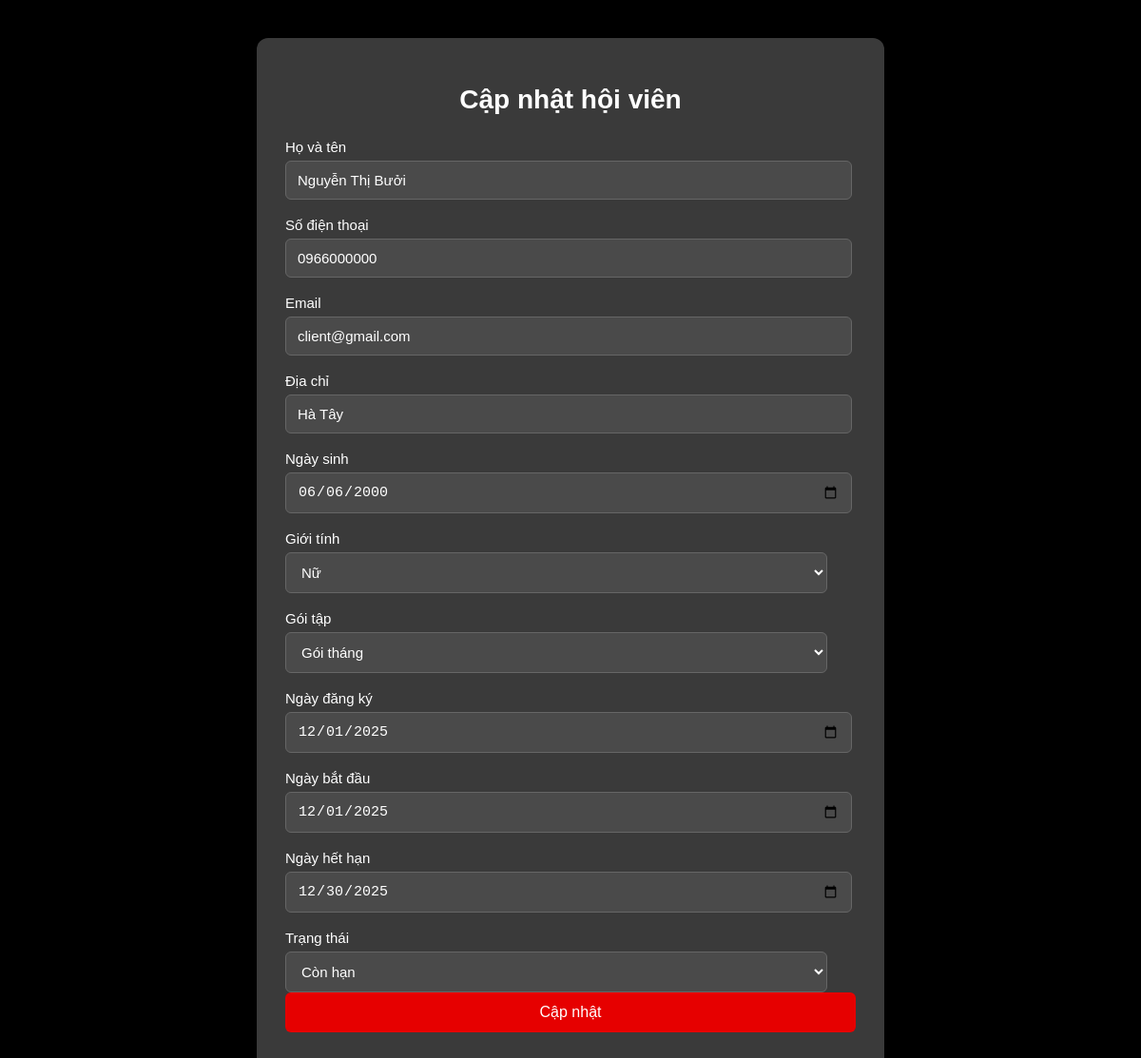
The app's page /admin/capnhathoivien.php?id=2 with its own data.
### tables this page shows
CREATE TABLE `dang_ky` (
  `id` int NOT NULL,
  `nguoi_dung_id` int NOT NULL,
  `goi_tap_id` int NOT NULL,
  `ngay_dang_ky` date NOT NULL,
  `ngay_bat_dau` date NOT NULL,
  `ngay_het_han` date NOT NULL,
  `trang_thai` enum('con_han','het_han') DEFAULT 'con_han'
);

CREATE TABLE `nguoi_dung` (
  `id` int NOT NULL,
  `tai_khoan` varchar(255) NOT NULL,
  `mat_khau` varchar(255) NOT NULL,
  `ho_ten` varchar(255) NOT NULL,
  `sdt` varchar(10) NOT NULL,
  `email` varchar(255) DEFAULT NULL,
  `dia_chi` varchar(255) DEFAULT NULL,
  `ngay_sinh` date DEFAULT NULL,
  `gioi_tinh` enum('nam','nu','khac') DEFAULT NULL,
  `vai_tro_id` int NOT NULL
);

### admin/capnhathoivien.php (the view, shortened to what this page needs)
<?php
include 'connect.php';
$id = $_GET['id'];
$sql = "SELECT
    nd.id,
    nd.ho_ten,
    nd.sdt,
    nd.email,
    nd.dia_chi,
    nd.ngay_sinh,
    nd.gioi_tinh,
    dk.goi_tap_id,
    dk.ngay_dang_ky,
    dk.ngay_bat_dau,
    dk.ngay_het_han,
    dk.trang_thai
FROM nguoi_dung nd
JOIN dang_ky dk ON nd.id = dk.nguoi_dung_id
WHERE nd.id = $id";
    $result = mysqli_query($conn, $sql);
    $nguoiDung = mysqli_fetch_assoc($result);
?>
<!DOCTYPE html>
<html lang="en">
  <head>
  </head>
  <body>
    <div class="container-sua">
      <h1>Cập nhật hội viên</h1>
      <div>
        <form action="index.php?page_layout=capnhathoivien&id=<?php echo $id ?>" method="post">
          <div class="box">
            <p>Họ và tên</p>
            <input name="ten-hv" type="text" placeholder="Tên hội viên" value="<?php echo $nguoiDung['ho_ten'] ?> " />
          </div>
          <div class="box">
            <p>Số điện thoại</p>
            <input name="so-dt" type="text" placeholder="Số điện thoại" value="<?php echo $nguoiDung['sdt'] ?>" maxlength="10" pattern="[0-9]{10}" title="Số điện thoại phải đúng 10 chữ số" required/>
          </div>
          <div class="box">
            <p>Email</p>
            <input name="email" type="text" placeholder="Email" value="<?php echo $nguoiDung['email'] ?> "/>
          </div>
          <div class="box">
            <p>Địa chỉ</p>
            <input name="dia-chi" type="text" placeholder="Địa chỉ" value="<?php echo $nguoiDung['dia_chi'] ?>" />
          </div>
          <div class="box">
            <p>Ngày sinh</p>
            <input name="ngay-sinh" type="date" value="<?php echo $nguoiDung['ngay_sinh'] ?>" />
          </div>
          <div class="box">
            <p>Giới tính</p>
            <select name="gtinh">
              <option value="nu" <?php echo $nguoiDung['gioi_tinh'] == 'nu' ? "selected" : "" ?> >Nữ</option>
            </select>
          </div>
          <div class="box">
            <p>Gói tập</p>
            <select name="goi-tap">
                <option value="3" <?php echo $nguoiDung['goi_tap_id'] == '3' ? "selected" : "" ?> >Gói tháng</option>
            </select>
          </div>
          <div class="box">
            <p>Ngày đăng ký</p>
            <input name="ngay-dky" type="date" value="<?php echo $nguoiDung['ngay_dang_ky'] ?>" />
          </div>
          <div class="box">
            <p>Ngày bắt đầu</p>
            <input name="ngay-bd" type="date" value="<?php echo $nguoiDung['ngay_bat_dau'] ?>" />
          </div>
          <div class="box">
            <p>Ngày hết hạn</p>
            <input name="ngay-hh" type="date" value="<?php echo $nguoiDung['ngay_het_han'] ?>" />
          </div>
          <div class="box">
            <p>Trạng thái</p>
            <select name="tthai">
              <option value="con_han" <?php echo $nguoiDung['trang_thai'] == 'con_han' ? "selected" : "" ?> >Còn hạn</option>
            </select>
          <div class="box">
            <input type="submit" value="Cập nhật" />
          </div>
        </form>
      </div>
    </div>
  </body>
</html>

### admin/capnhathoivien.php (style rules this page uses)
body { background: #000; margin: 0; padding: 0; font-family: Arial, sans-serif; }
.container-sua { width: 50%; margin: 40px auto; padding: 30px; background: #3a3a3a; border-radius: 12px; }
.container-sua h1 { text-align: center; font-size: 28px; color: #fff; margin-bottom: 25px; }
.box { margin-bottom: 18px; }
.box p { margin: 0 0 6px 0; font-size: 15px; color: #fff; }
input[type="text"], input[type="email"], input[type="password"], input[type="number"], input[type="date"], select { width: 95%; padding: 11px 12px; border: 1px solid #666; border-radius: 6px; font-size: 15px; background: #4a4a4a; color: #fff; }
input[type="submit"] { width: 100%; padding: 12px; background: #e60000; color: white; font-size: 16px; border: none; border-radius: 6px; cursor: pointer; }

### records on screen
dang_ky: ten-hv "Nguyễn Thị Bưởi", so-dt "0966000000", email "client@gmail.com", dia-chi "Hà Tây", ngay-sinh "06/06/2000", goi-tap "Gói tháng", ngay-dky "12/01/2025", ngay-bd "12/01/2025", ngay-hh "12/30/2025", tthai "Còn hạn"
nguoi_dung: gtinh "Nữ"
